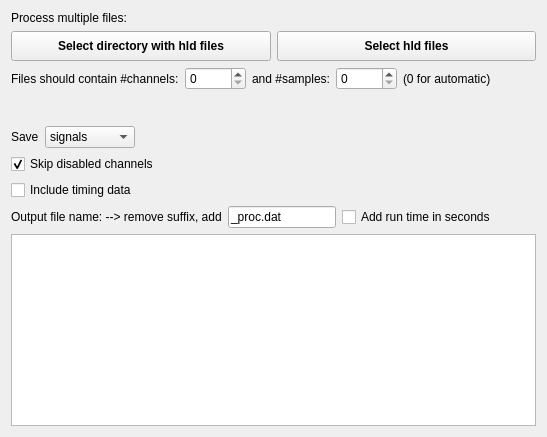
      <widget class="QWidget" name="tab_3">
       <attribute name="title">
        <string>Bulk_process</string>
       </attribute>
       <layout class="QVBoxLayout" name="verticalLayout_5">
        <item>
         <widget class="QLabel" name="label_34">
          <property name="text">
           <string>Process multiple files:</string>
          </property>
         </widget>
        </item>
        <item>
         <layout class="QHBoxLayout" name="horizontalLayout_37">
          <property name="topMargin">
           <number>0</number>
          </property>
          <item>
           <widget class="QPushButton" name="pbProcessAllFromDir">
            <property name="minimumSize">
             <size>
              <width>0</width>
              <height>30</height>
             </size>
            </property>
            <property name="font">
             <font>
              <bold>true</bold>
             </font>
            </property>
            <property name="text">
             <string>Select directory with hld files</string>
            </property>
           </widget>
          </item>
          <item>
           <widget class="QPushButton" name="pbProcessSelectedFiles">
            <property name="minimumSize">
             <size>
              <width>0</width>
              <height>30</height>
             </size>
            </property>
            <property name="font">
             <font>
              <bold>true</bold>
             </font>
            </property>
            <property name="text">
             <string>Select hld files</string>
            </property>
           </widget>
          </item>
         </layout>
        </item>
        <item>
         <layout class="QHBoxLayout" name="horizontalLayout_45">
          <property name="topMargin">
           <number>0</number>
          </property>
          <item>
           <widget class="QLabel" name="label_13">
            <property name="text">
             <string>Files should contain #channels:</string>
            </property>
            <property name="alignment">
             <set>Qt::AlignmentFlag::AlignLeading|Qt::AlignmentFlag::AlignLeft|Qt::AlignmentFlag::AlignVCenter</set>
            </property>
           </widget>
          </item>
          <item>
           <widget class="QSpinBox" name="sbNumChannels">
            <property name="enabled">
             <bool>true</bool>
            </property>
            <property name="minimumSize">
             <size>
              <width>0</width>
              <height>21</height>
             </size>
            </property>
            <property name="maximum">
             <number>10000</number>
            </property>
           </widget>
          </item>
          <item>
           <widget class="QLabel" name="label_39">
            <property name="text">
             <string>and #samples:</string>
            </property>
            <property name="alignment">
             <set>Qt::AlignmentFlag::AlignLeading|Qt::AlignmentFlag::AlignLeft|Qt::AlignmentFlag::AlignVCenter</set>
            </property>
           </widget>
          </item>
          <item>
           <widget class="QSpinBox" name="sbNumSamples">
            <property name="enabled">
             <bool>true</bool>
            </property>
            <property name="minimumSize">
             <size>
              <width>0</width>
              <height>21</height>
             </size>
            </property>
            <property name="maximum">
             <number>10000</number>
            </property>
           </widget>
          </item>
          <item>
           <widget class="QLabel" name="label_40">
            <property name="text">
             <string>(0 for automatic)</string>
            </property>
           </widget>
          </item>
          <item>
           <spacer name="horizontalSpacer_7">
            <property name="orientation">
             <enum>Qt::Orientation::Horizontal</enum>
            </property>
            <property name="sizeHint" stdset="0">
             <size>
              <width>40</width>
              <height>20</height>
             </size>
            </property>
           </spacer>
          </item>
         </layout>
        </item>
        <item>
         <spacer name="verticalSpacer_3">
          <property name="orientation">
           <enum>Qt::Orientation::Vertical</enum>
          </property>
          <property name="sizeType">
           <enum>QSizePolicy::Policy::Minimum</enum>
          </property>
          <property name="sizeHint" stdset="0">
           <size>
            <width>20</width>
            <height>10</height>
           </size>
          </property>
         </spacer>
        </item>
        <item>
         <widget class="QLabel" name="label_15">
          <property name="text">
           <string/>
          </property>
         </widget>
        </item>
        <item>
         <layout class="QHBoxLayout" name="horizontalLayout_84">
          <property name="topMargin">
           <number>0</number>
          </property>
          <item>
           <widget class="QLabel" name="label_7">
            <property name="text">
             <string>Save</string>
            </property>
           </widget>
          </item>
          <item>
           <widget class="QComboBox" name="cobWhatToSave">
            <item>
             <property name="text">
              <string>signals</string>
             </property>
            </item>
            <item>
             <property name="text">
              <string>waveforms</string>
             </property>
            </item>
           </widget>
          </item>
          <item>
           <spacer name="horizontalSpacer_57">
            <property name="orientation">
             <enum>Qt::Orientation::Horizontal</enum>
            </property>
            <property name="sizeHint" stdset="0">
             <size>
              <width>40</width>
              <height>20</height>
             </size>
            </property>
           </spacer>
          </item>
         </layout>
        </item>
        <item>
         <widget class="QCheckBox" name="cbDoNotSaveDisabledChannels">
          <property name="text">
           <string>Skip disabled channels</string>
          </property>
          <property name="checked">
           <bool>true</bool>
          </property>
         </widget>
        </item>
        <item>
         <widget class="QCheckBox" name="cbSaveTime">
          <property name="text">
           <string>Include timing data</string>
          </property>
          <property name="checked">
           <bool>false</bool>
          </property>
         </widget>
        </item>
        <item>
         <layout class="QHBoxLayout" name="horizontalLayout_20">
          <item>
           <widget class="QLabel" name="label_38">
            <property name="text">
             <string>Output file name: --&gt; remove suffix, add</string>
            </property>
           </widget>
          </item>
          <item>
           <widget class="QLineEdit" name="leAddToProcessed">
            <property name="text">
             <string>_proc.dat</string>
            </property>
           </widget>
          </item>
          <item>
           <widget class="QCheckBox" name="cbAddRunTime">
            <property name="text">
             <string>Add run time in seconds</string>
            </property>
           </widget>
          </item>
          <item>
           <spacer name="horizontalSpacer_27">
            <property name="orientation">
             <enum>Qt::Orientation::Horizontal</enum>
            </property>
            <property name="sizeHint" stdset="0">
             <size>
              <width>40</width>
              <height>20</height>
             </size>
            </property>
           </spacer>
          </item>
         </layout>
        </item>
        <item>
         <widget class="QPlainTextEdit" name="pteBulkLog"/>
        </item>
       </layout>
      </widget>
